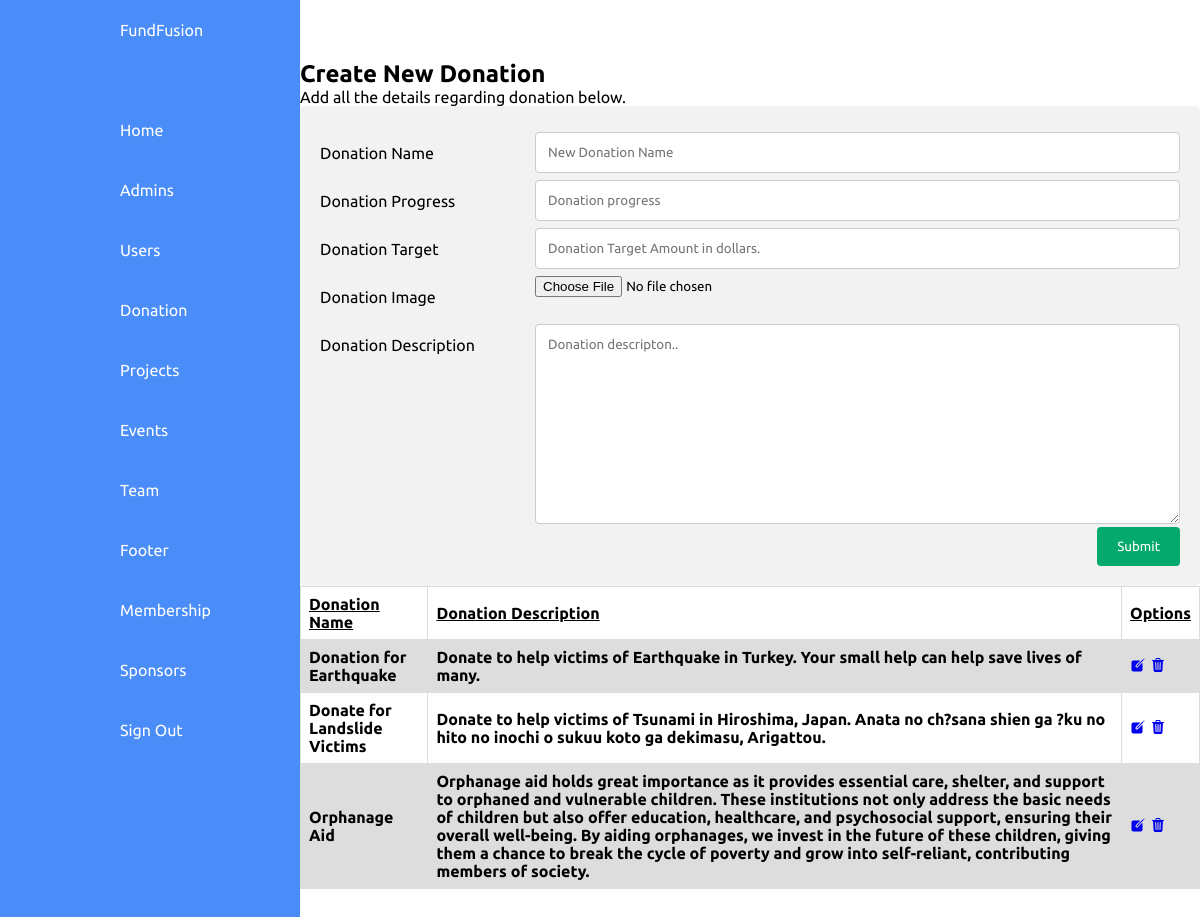
The page /admin/donation/create-donation.php (signed in) on the database its author committed.
### tables this page shows
CREATE TABLE IF NOT EXISTS `donation` (
  `id` int(5) NOT NULL AUTO_INCREMENT,
  `donation_name` varchar(50) DEFAULT NULL,
  `donation_image_url` varchar(50) DEFAULT NULL,
  `donation_description` text DEFAULT NULL,
  `donation_target` int(8) DEFAULT NULL,
  `donation_progress` int(6) DEFAULT NULL,
  PRIMARY KEY (`id`)
);

### admin/routeconfig.php (called while the page is built)
<?php
    $site_url = "http://localhost/FundFusion/"
?>

### admin/donation/create-donation.php (the view, shortened to what this page needs)
<?php
include "../routeconfig.php";
include "../../database/Db_Connection.php";
?>
<!DOCTYPE html>
<html lang="en">
  <head>
    <link rel="stylesheet" href="https://cdnjs.cloudflare.com/ajax/libs/font-awesome/5.15.3/css/all.min.css" />
    <link rel="stylesheet" href="<?php echo $site_url ?>css/Dashboard.css" />
    <link rel="stylesheet" href="<?php echo $site_url ?>css/createdonation.css" />
  </head>
  <body>
    <div class="container">
      <?php
      @include('../partials/navigation.php')
      ?>
        <div class="main">
            <div class="topbar">
        </div>
        <h2>Create New Donation</h2>
        <p>Add all the details regarding donation below.</p>
        <div class="containerbox">
        <form action="newdonation.php" method="POST" enctype="multipart/form-data">
            <div class="row">
                <div class="col-25">
                    <label for="donation_name">Donation Name</label>
                </div>
                <div class="col-75">
                    <input type="text" id="donation_name" name="donation_name" placeholder="New Donation Name">
                </div>
                </div>
            <div class="row">
                <div class="col-25">
                    <label for="donation_progress">Donation Progress</label>
                </div>
                <div class="col-75">
                    <input type="text" id="donation_progress" name="donation_progress" placeholder="Donation progress">
                </div>
                </div>
                <div class="row">
                <div class="col-25">
                    <label for="donation_target">Donation Target</label>
                </div>
                <div class="col-75">
                    <input type="text" id="donation_target" name="donation_target" placeholder="Donation Target Amount in dollars.">
                </div>
            </div>
            <div class="row">
                <div class="col-25">
                    <label for="donation_image_url">Donation Image</label>
                </div>
                <div class="col-75">
                    <input type="file" id="donation_image_url" name="donation_image_url">
                </div>
                </div>
                <div class="row">
                <div class="col-25">
                    <label for="donation_description">Donation Description</label>
                </div>
                <div class="col-75">
                    <textarea id="donation_description" name="donation_description" placeholder="Donation descripton.." style="height:200px"></textarea>
                </div>
            </div>
            <div class="row">
                <input type="submit" value="Submit">
            </div>
        </form>
        </div>
        <?php
        $sql = "SELECT * from donation";
        $records = $conn->query($sql);
    ?>
    <table>
        <tr>
            <th><u>Donation Name</u></th>
            <th><u>Donation Description</u></th>
            <th><u>Options</u></th>
        </tr>
        <?php
     foreach( $records as $data )
        {
           echo ' <tr>
           <th>'.$data['donation_name'].'</th>
           <th>'.$data['donation_description'].'</th>
           <th><a href="edit-donation.php?id='.$data['id'].'"><ion-icon name="create"></ion-icon></a>
         <a href="javascript:void(0);" onclick="confirmDelete('.$data['id'].')"><ion-icon name="trash"></ion-icon></a>
           </th>
           </tr>';
        }
        ?>
    </table>
    </div>
  </body>
</html>

### css/Dashboard.css (style rules this page uses)
* { margin: 0; box-sizing: border-box; font-family: "Ubuntu", sans-serif; }
:root { --blue: #4a8df8; --white: #fff; --grey: #f5f5f5; --black1: #222; --black2: #333; }
body { min-height: 120vh; overflow-x: hidden; }
.container { position: absolute; width: 100%; padding-bottom: 20px; }
.main { position: absolute; width: calc(100% - 300px); left: 300px; min-height: 100vh; background: var(--white); transition: 0.5s; }
.topbar { width: 100%; height: 60px; display: flex; justify-content: space-between; align-items: center; padding: 0 10px; }

### css/createdonation.css (style rules this page uses)
* { box-sizing: border-box; }
input[type=text], select, textarea { width: 100%; padding: 12px; border: 1px solid #ccc; border-radius: 4px; resize: vertical; }
label { padding: 12px 12px 12px 0; display: inline-block; }
input[type=submit] { background-color: #04AA6D; color: white; padding: 12px 20px; border: none; border-radius: 4px; cursor: pointer; float: right; }
.containerbox { border-radius: 5px; background-color: #f2f2f2; padding: 20px; }
.col-25 { float: left; width: 25%; margin-top: 6px; }
.col-75 { float: left; width: 75%; margin-top: 6px; }
.row:after { content: ""; display: table; clear: both; }
table { font-family: arial, sans-serif; border-collapse: collapse; width: 100%; }
td, th { border: 1px solid #dddddd; text-align: left; padding: 8px; }
tr:nth-child(even) { background-color: #dddddd; }

### rows shown on the page
donation: donation_name "Donation for Earthquake", donation_description "Donate to help victims of Earthquake in Turkey. Your small help can help save lives of many."
donation: donation_name "Donate for Landslide Victims", donation_description "Donate to help victims of Tsunami in Hiroshima, Japan. Anata no ch?sana shien ga ?ku no hito no inochi o sukuu koto ga dekimasu, Arigattou."
donation: donation_name "Orphanage Aid", donation_description "Orphanage aid holds great importance as it provides essential care, shelter, and support to orphaned and vulnerable children. These institutions not only address the basic needs of children but also offer education, healthcare, and psychosocial support, ensuring their overall well-being. By aiding orphanages, we invest in the future of these children, giving them a chance to break the cycle of poverty and grow into self-reliant, contributing members of society."
